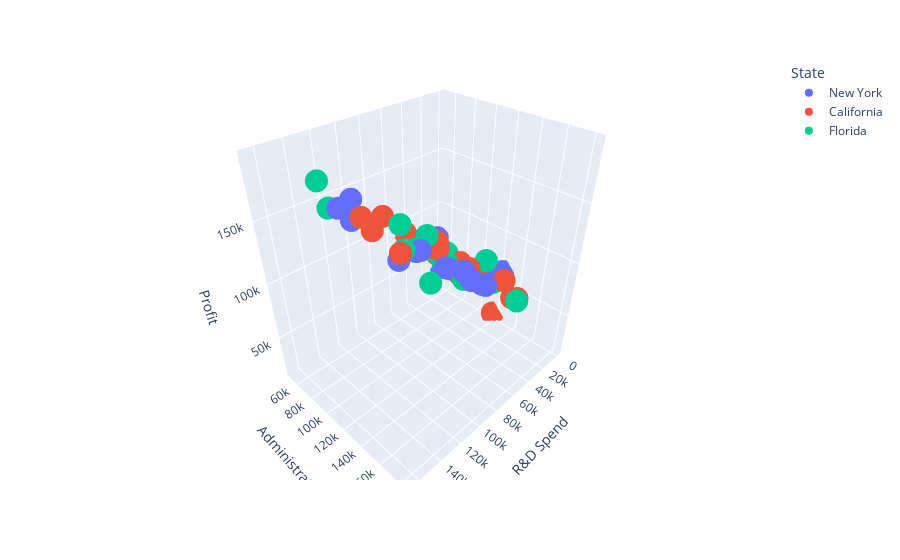
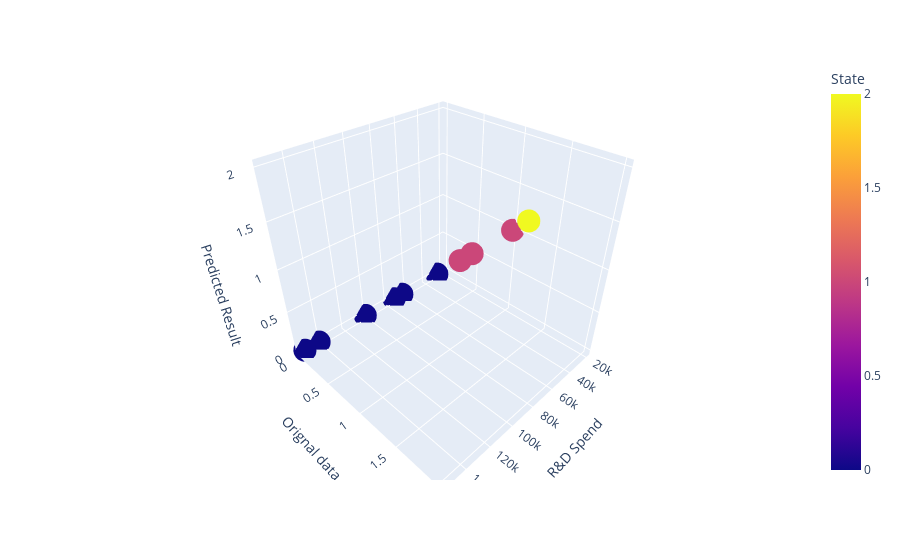
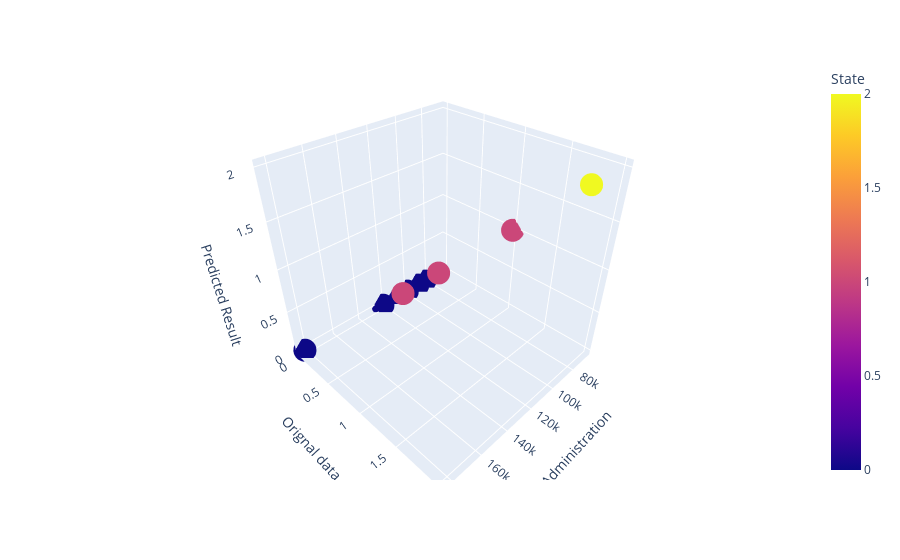
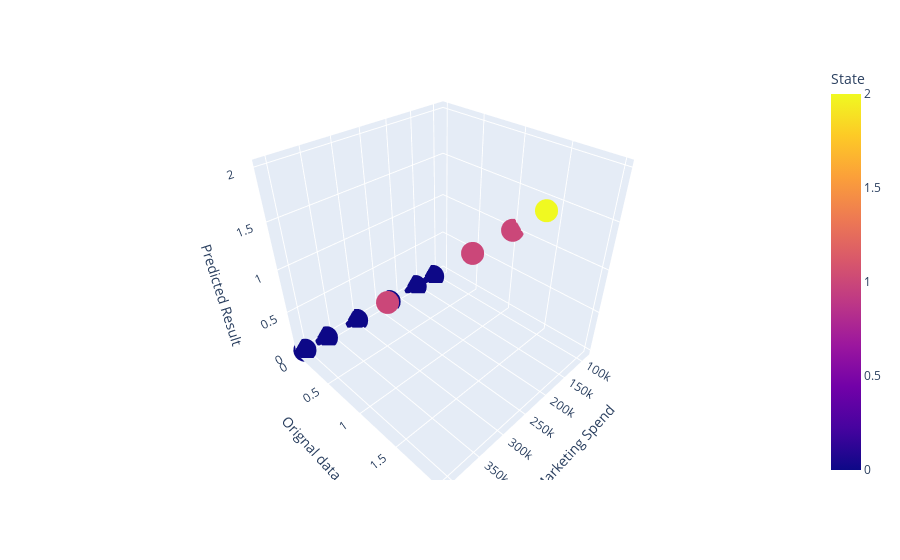

Notebook source saved alongside these figures, in order:
### Code cell
# Now compare the Y predicted data with the and actual Data X train data

import plotly.express as px

fig = px.scatter_3d(df,x= 'R&D Spend',y= 'Administration' ,z= 'Profit',color='State')
fig2=px.scatter_3d(comb,x='R&D Spend' ,y= 'Orignal data' ,z= 'Predicted Result',color='State')
fig3=px.scatter_3d(comb,x='Administration' ,y= 'Orignal data' ,z= 'Predicted Result',color='State')
fig4=px.scatter_3d(comb,x='Marketing Spend' ,y= 'Orignal data' ,z= 'Predicted Result',color='State')
#fig3=px.scatter_3d(x= X_test[:,0],y= y_predict ,z= y_test)'''
#fig.update_layout(margin=dict(l=0, r=0, b=0, t=0))
px.scatter_ternary
fig.show()
fig2.show()
fig3.show()
fig4.show()

### Figure 1 — Plotly figure (JSON) as saved in the notebook; plotly's stock layout.template omitted (floating-point values rounded to 4 significant figures)
{"data": [{"hovertemplate": "State=New York<br>R&D Spend=%{x}<br>Administration=%{y}<br>Profit=%{z}<extra></extra>", "legendgroup": "New York", "marker": {"color": "#636efa", "symbol": "circle"}, "mode": "markers", "name": "New York", "scene": "scene", "showlegend": true, "type": "scatter3d", "x": [165300.0, 144400.0, 131900.0, 120500.0, 114500.0, 94660.0, 86420.0, 78390.0, 77040.0, 72110.0, 65610.0, 61140.0, 46010.0, 20230.0, 15510.0, 1000.0, 542.0], "y": [136900.0, 118700.0, 99810.0, 148700.0, 122600.0, 145100.0, 153500.0, 153800.0, 99280.0, 127900.0, 153000.0, 152700.0, 85050.0, 65950.0, 127400.0, 124200.0, 51740.0], "z": [192300.0, 182900.0, 157000.0, 152200.0, 129900.0, 125400.0, 122800.0, 111300.0, 108600.0, 105000.0, 101000.0, 97480.0, 96480.0, 81230.0, 69760.0, 64930.0, 35670.0]}, {"hovertemplate": "State=California<br>R&D Spend=%{x}<br>Administration=%{y}<br>Profit=%{z}<extra></extra>", "legendgroup": "California", "marker": {"color": "#EF553B", "symbol": "circle"}, "mode": "markers", "name": "California", "scene": "scene", "showlegend": true, "type": "scatter3d", "x": [162600.0, 134600.0, 123300.0, 100700.0, 91990.0, 78010.0, 76250.0, 64660.0, 63410.0, 46430.0, 44070.0, 38560.0, 28750.0, 23640.0, 22180.0, 0, 0], "y": [151400.0, 147200.0, 108700.0, 91790.0, 135500.0, 121600.0, 113900.0, 139600.0, 129200.0, 157700.0, 51280.0, 82980.0, 118500.0, 96190.0, 154800.0, 135400.0, 117000.0], "z": [191800.0, 156100.0, 149800.0, 144300.0, 134300.0, 127000.0, 118500.0, 107400.0, 97430.0, 96710.0, 89950.0, 81010.0, 78240.0, 71500.0, 65200.0, 42560.0, 14680.0]}, {"hovertemplate": "State=Florida<br>R&D Spend=%{x}<br>Administration=%{y}<br>Profit=%{z}<extra></extra>", "legendgroup": "Florida", "marker": {"color": "#00cc96", "symbol": "circle"}, "mode": "markers", "name": "Florida", "scene": "scene", "showlegend": true, "type": "scatter3d", "x": [153400.0, 142100.0, 130300.0, 101900.0, 93860.0, 119900.0, 91750.0, 73990.0, 67530.0, 75330.0, 66050.0, 61990.0, 55490.0, 28660.0, 27890.0, 1315.0], "y": [101100.0, 91390.0, 145500.0, 110600.0, 127300.0, 156500.0, 114200.0, 122800.0, 105800.0, 144100.0, 182600.0, 115600.0, 103100.0, 127100.0, 84710.0, 115800.0], "z": [191100.0, 166200.0, 155800.0, 146100.0, 141600.0, 132600.0, 124300.0, 110400.0, 108700.0, 105700.0, 103300.0, 99940.0, 96780.0, 90710.0, 77800.0, 49490.0]}], "layout": {"legend": {"title": {"text": "State"}, "tracegroupgap": 0}, "margin": {"t": 60}, "scene": {"domain": {"x": [0, 1], "y": [0, 1]}, "xaxis": {"title": {"text": "R&D Spend"}}, "yaxis": {"title": {"text": "Administration"}}, "zaxis": {"title": {"text": "Profit"}}}}}

### Figure 2 — Plotly figure (JSON) as saved in the notebook; plotly's stock layout.template omitted (floating-point values rounded to 4 significant figures)
{"data": [{"hovertemplate": "R&D Spend=%{x}<br>Orignal data=%{y}<br>Predicted Result=%{z}<br>State=%{marker.color}<extra></extra>", "legendgroup": "", "marker": {"color": [0, 2, 0, 0, 0, 1, 1, 1, 0, 0], "coloraxis": "coloraxis", "symbol": "circle"}, "mode": "markers", "name": "", "scene": "scene", "showlegend": false, "type": "scatter3d", "x": [66050.0, 100700.0, 101900.0, 27890.0, 153400.0, 72110.0, 20230.0, 61140.0, 73990.0, 142100.0], "y": [0, 2, 0, 0, 0, 1, 1, 1, 0, 0], "z": [6.65e-11, 2.0, -4.17e-11, -2.869e-11, -1.813e-11, 1.0, 1.0, 1.0, 6.227e-11, -4.584e-11]}], "layout": {"coloraxis": {"colorbar": {"title": {"text": "State"}}, "colorscale": [[0, "#0d0887"], [0.1111, "#46039f"], [0.2222, "#7201a8"], [0.3333, "#9c179e"], [0.4444, "#bd3786"], [0.5556, "#d8576b"], [0.6667, "#ed7953"], [0.7778, "#fb9f3a"], [0.8889, "#fdca26"], [1, "#f0f921"]]}, "legend": {"tracegroupgap": 0}, "margin": {"t": 60}, "scene": {"domain": {"x": [0, 1], "y": [0, 1]}, "xaxis": {"title": {"text": "R&D Spend"}}, "yaxis": {"title": {"text": "Orignal data"}}, "zaxis": {"title": {"text": "Predicted Result"}}}}}

### Figure 3 — Plotly figure (JSON) as saved in the notebook; plotly's stock layout.template omitted (floating-point values rounded to 4 significant figures)
{"data": [{"hovertemplate": "Administration=%{x}<br>Orignal data=%{y}<br>Predicted Result=%{z}<br>State=%{marker.color}<extra></extra>", "legendgroup": "", "marker": {"color": [0, 2, 0, 0, 0, 1, 1, 1, 0, 0], "coloraxis": "coloraxis", "symbol": "circle"}, "mode": "markers", "name": "", "scene": "scene", "showlegend": false, "type": "scatter3d", "x": [182600.0, 91790.0, 110600.0, 84710.0, 101100.0, 127900.0, 65950.0, 152700.0, 122800.0, 91390.0], "y": [0, 2, 0, 0, 0, 1, 1, 1, 0, 0], "z": [6.65e-11, 2.0, -4.17e-11, -2.869e-11, -1.813e-11, 1.0, 1.0, 1.0, 6.227e-11, -4.584e-11]}], "layout": {"coloraxis": {"colorbar": {"title": {"text": "State"}}, "colorscale": [[0, "#0d0887"], [0.1111, "#46039f"], [0.2222, "#7201a8"], [0.3333, "#9c179e"], [0.4444, "#bd3786"], [0.5556, "#d8576b"], [0.6667, "#ed7953"], [0.7778, "#fb9f3a"], [0.8889, "#fdca26"], [1, "#f0f921"]]}, "legend": {"tracegroupgap": 0}, "margin": {"t": 60}, "scene": {"domain": {"x": [0, 1], "y": [0, 1]}, "xaxis": {"title": {"text": "Administration"}}, "yaxis": {"title": {"text": "Orignal data"}}, "zaxis": {"title": {"text": "Predicted Result"}}}}}

### Figure 4 — Plotly figure (JSON) as saved in the notebook; plotly's stock layout.template omitted (floating-point values rounded to 4 significant figures)
{"data": [{"hovertemplate": "Marketing Spend=%{x}<br>Orignal data=%{y}<br>Predicted Result=%{z}<br>State=%{marker.color}<extra></extra>", "legendgroup": "", "marker": {"color": [0, 2, 0, 0, 0, 1, 1, 1, 0, 0], "coloraxis": "coloraxis", "symbol": "circle"}, "mode": "markers", "name": "", "scene": "scene", "showlegend": false, "type": "scatter3d", "x": [118100.0, 249700.0, 229200.0, 164500.0, 407900.0, 353200.0, 185300.0, 88220.0, 303300.0, 366200.0], "y": [0, 2, 0, 0, 0, 1, 1, 1, 0, 0], "z": [6.65e-11, 2.0, -4.17e-11, -2.869e-11, -1.813e-11, 1.0, 1.0, 1.0, 6.227e-11, -4.584e-11]}], "layout": {"coloraxis": {"colorbar": {"title": {"text": "State"}}, "colorscale": [[0, "#0d0887"], [0.1111, "#46039f"], [0.2222, "#7201a8"], [0.3333, "#9c179e"], [0.4444, "#bd3786"], [0.5556, "#d8576b"], [0.6667, "#ed7953"], [0.7778, "#fb9f3a"], [0.8889, "#fdca26"], [1, "#f0f921"]]}, "legend": {"tracegroupgap": 0}, "margin": {"t": 60}, "scene": {"domain": {"x": [0, 1], "y": [0, 1]}, "xaxis": {"title": {"text": "Marketing Spend"}}, "yaxis": {"title": {"text": "Orignal data"}}, "zaxis": {"title": {"text": "Predicted Result"}}}}}
